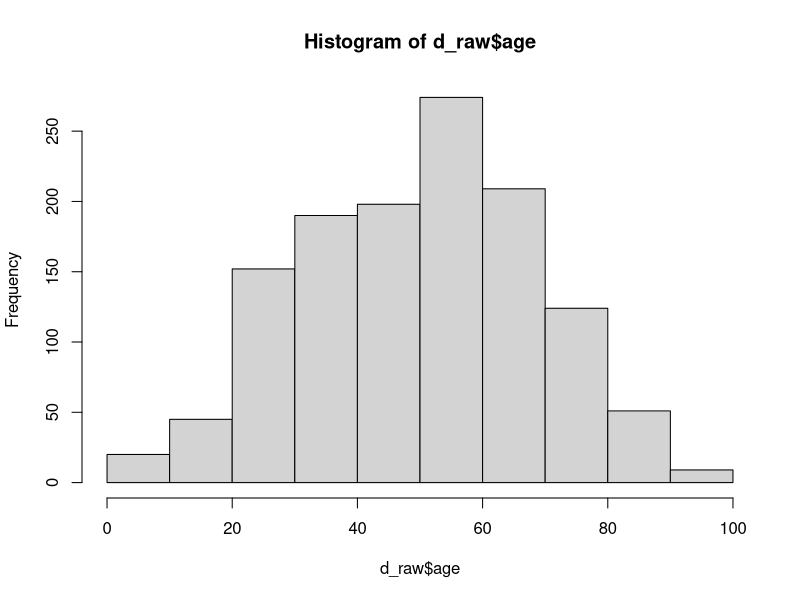
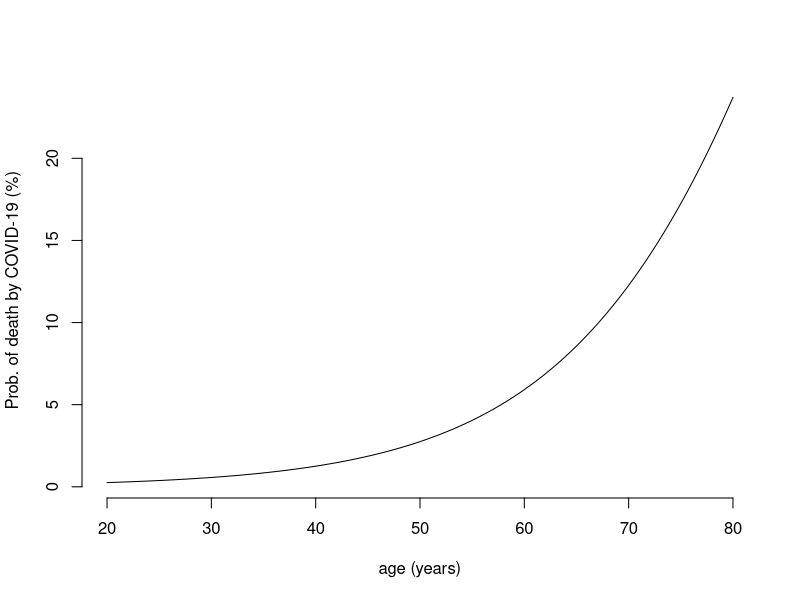
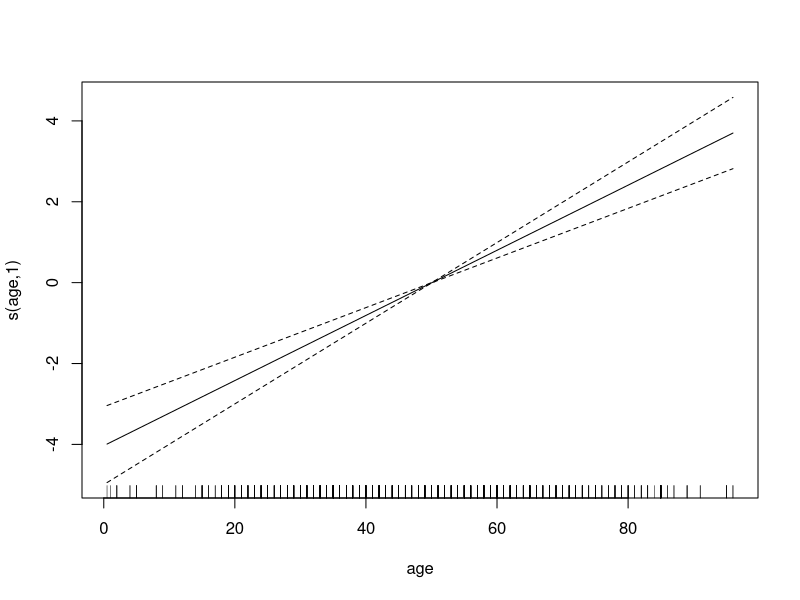
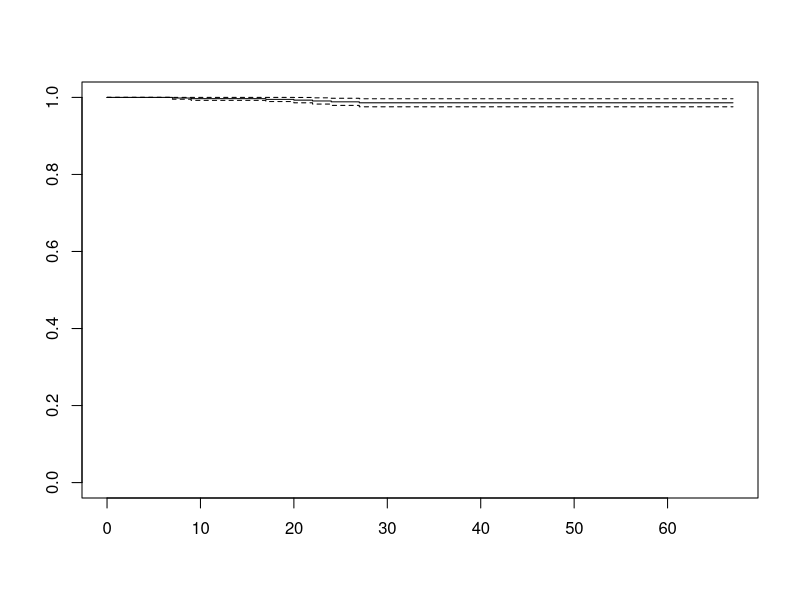
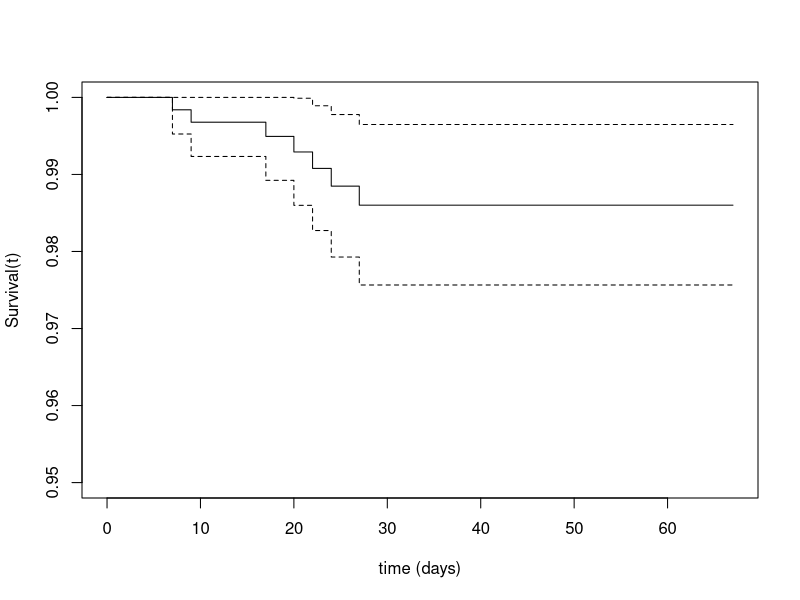
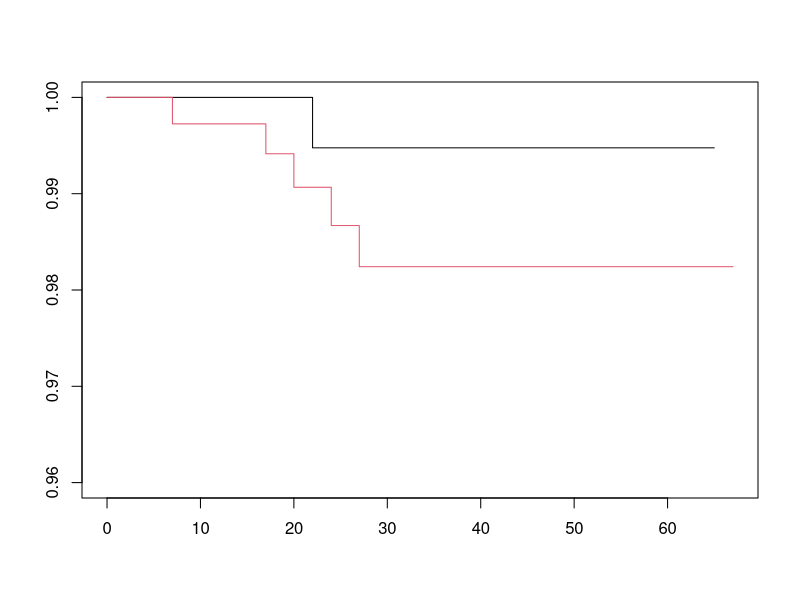
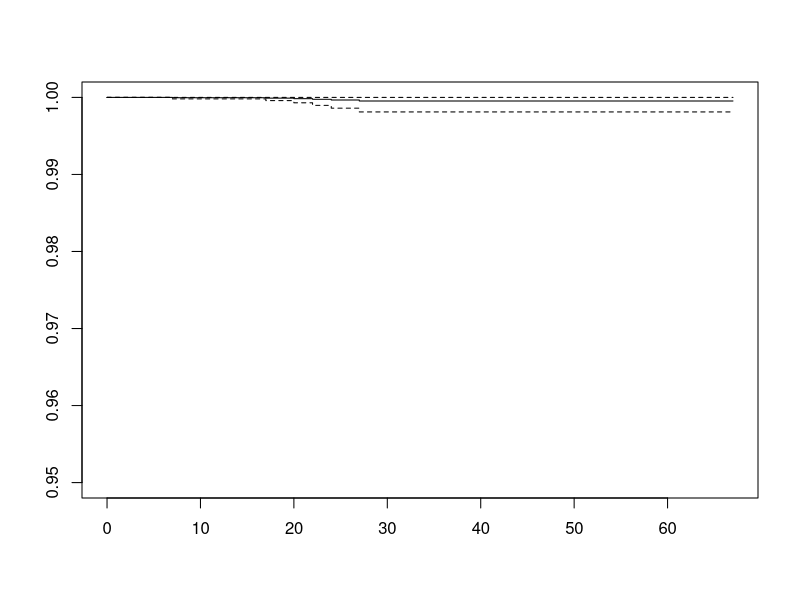
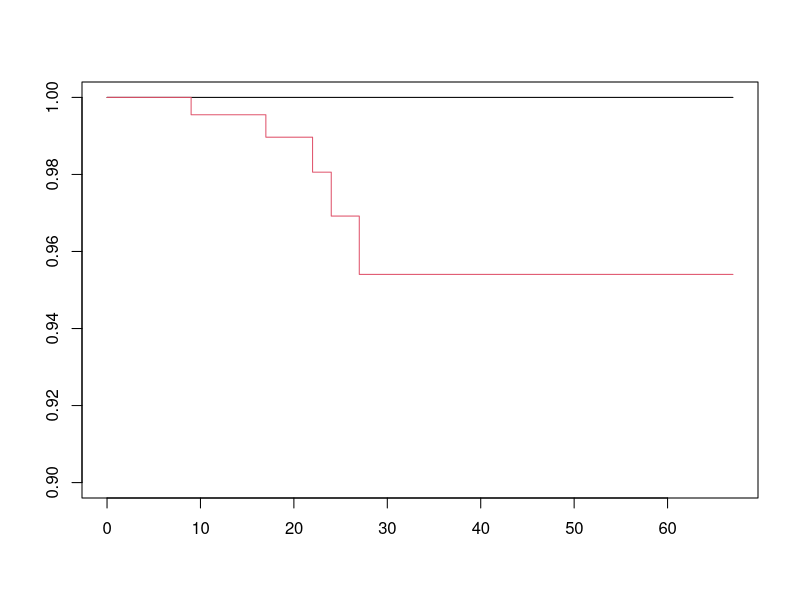

The R source for these figures, in order:
## ---- chunk 1
library(tidyverse)
library(broom)
## ---- chunk 2
d_realistic_first_shot <- read_csv("covid19.csv")
## ---- chunk 3
head(d_realistic_first_shot,5)
## ---- chunk 4
d_raw <- read_csv(
  file = "covid19.csv",
  col_types = cols(
    id = 'c',
    case_in = 'c',
    age = 'd',
    if_onset_approximated = 'l',
    international_traveler = 'l',
    domestic_traveler = 'l',
    traveler = 'l',
    `visiting Wuhan` = 'l',
    `from Wuhan` = 'l',
    .default = 'c'
  )
)
## ---- chunk 5
problems(d_raw)
## ---- chunk 6
str(d_raw)
## ---- chunk 7
d_raw <- d_raw[-2224,]
## ---- chunk 8
table(d_raw$death)
## ---- chunk 9
table(d_raw$gender, useNA = "always")
## ---- chunk 10
hist(d_raw$age)
abline(v = mean(d_raw$age),col ="red")
abline(v = median(d_raw$age),col ="blue")
summary(d_raw$age)
## ---- chunk 11
x <- NA_character_
y <- c("0", "1/1/2020", "1", NA_character_, "1")
is.na(y)
## ---- chunk 12
as_date <- function(x) as.Date(x, format = "%m/%d/%y")
d <-
  d_raw |>
  mutate(reporting_date = as_date(reporting_date),
         hosp_visit_date = as_date(hosp_visit_date),
         exposure_start = as_date(exposure_start),
         exposure_end = as_date(exposure_end),
         symptom_onset = as_date(symptom_onset),
         death_status = death != "0",
         death_date = as.Date(ifelse(!death %in% c("0", "1"), as.Date(death, format = "%m/%d/%y", origin = "1970-01-01"), NA), origin = "1970-01-01"),
         gender = factor(gender, levels = c("female", "male")))
## ---- chunk 13
summary(d)
## ---- chunk 14
with(d, table(death_status, gender))
with(d, round(100 * prop.table(table(death_status, gender), 2), 1))
## ---- chunk 15
d_death_sex <- d |> select(death_status, gender) |> na.omit()
summary(d_death_sex)
## ---- chunk 16
fit_death_sex <- glm(death_status ~ gender, data = d_death_sex, family = "binomial")
summary(fit_death_sex);
## ---- chunk 17
coef(fit_death_sex)
## ---- chunk 18
exp(coef(fit_death_sex)[2])
## ---- chunk 19
glm(death_status ~ gender, data = d_death_sex, family = "binomial") |>
  tidy(conf.int = TRUE) |>
  transmute(
    term,
    OR = exp(estimate),
    OR.L = exp(conf.low),
    OR.U = exp(conf.high),
    p.value) |>
  write_csv("model1.csv") |> 
  print()
## ---- chunk 20
glance(fit_death_sex) |>
  write_tsv("logistic_death_sex_glance.tsv") |>
  print()
## ---- chunk 21
tidy(fit_death_sex, conf.int = TRUE) |>
  filter(term != '(Intercept)') |>
  transmute(
    term = "male vs female",
    estimate, std.error, p.value,
    OR = exp(estimate),
    OR.L95 = exp(conf.low),
    OR.U95 = exp(conf.high)) |>
  write_tsv('logistic_death_sex_coefficients.tsv') |>
  print()
## ---- chunk 22
d_cat <-
  mutate(d,
    age_cat = factor(age > 70, levels = c(FALSE, TRUE),
                        labels = c("<=70", ">70")))

with(d_cat, table(death_status, age_cat))

glm(death_status ~ age_cat, data = d_cat, family = "binomial") |>
  tidy(conf.int = TRUE) |>
  mutate(OR = exp(estimate), OR.L95 = exp(conf.low), OR.U95 = exp(conf.high))
## ---- chunk 23
glm(death_status ~ age, data = d, family = "binomial") |>
  tidy(conf.int = TRUE) |>
  mutate(
    OR = exp(estimate),
    OR.L95 = exp(conf.low),
    OR.U95 = exp(conf.high)
  )
## ---- chunk 24
d_ageDec <- mutate(d, age_decades = age / 10)
glm(death_status ~ age_decades, data = d_ageDec, family = "binomial") |>
  tidy(conf.int = TRUE) |>
  mutate(
    OR = exp(estimate),
    OR.L = exp(conf.low),
    OR.H = exp(conf.high)
  )
## ---- chunk 25
get_odds_of_death <- function(age) exp(-7.56 + 0.07989 * age)
get_prob_of_death <- function(age) plogis(-7.56 + 0.07989 * age)
## ---- chunk 26
curve(100 * get_prob_of_death(x), from = 20, to = 80,
      xlab = "age (years)", ylab = "Prob. of death by COVID-19 (%)", frame = F)
## ---- chunk 27
d_age_sex <- d |> transmute(death_status, age_decades = age / 10, gender)
## ---- chunk 28
logistic_age_sex <-
  glm(death_status ~ age_decades + gender, data = d_age_sex, family = "binomial") |>
  tidy(conf.int = TRUE)
logistic_age_sex
## ---- chunk 29
d_males <- filter(d_age_sex, gender == "male")
glm(death_status ~ age_decades, data = d_males, family = "binomial") |>
  tidy(conf.int = TRUE) |>
  mutate(
    OR = exp(estimate),
    OR.L95 = exp(conf.low),
    OR.U95 = exp(conf.high)
  )
## ---- chunk 30
d_females <- filter(d_age_sex, gender == "female")
glm(death_status ~ age_decades, data = d_females, family = "binomial") |>
  tidy(conf.int = TRUE) |>
  mutate(
    OR = exp(estimate),
    OR.L95 = exp(conf.low),
    OR.U95 = exp(conf.high)
  )
## ---- chunk 31
glm(death_status ~ age_decades + gender + age_decades:gender,
    data = d_age_sex, family = "binomial") |>
  tidy(conf.int = TRUE) |>
  mutate(
    OR = exp(estimate),
    OR.L95 = exp(conf.low),
    OR.U95 = exp(conf.high)
  )
## ---- chunk 32
library(mgcv)
fit <- gam(death_status ~ s(age) + gender, data = d, family = "binomial")
## ---- chunk 33
summary(fit)
## ---- chunk 34
plot(fit)
## ---- chunk 35
#library(splines)
fit <- glm(death_status ~ age + I(age^2) + gender, data = d, family = "binomial")
summary(fit)
## ---- chunk 36
d2 <- mutate(d, age_70 = ifelse(age > 70, age - 70, 0))
## ---- chunk 37
fit <- glm(death_status ~ age + age_70, data = d2, family = "binomial")
summary(fit)
## ---- chunk 38
exp(coef(fit)[2])
## ---- chunk 39
exp(sum(coef(fit)[2:3]))
## ---- chunk 40
d3 <- mutate(d,
             age_l70 = ifelse(age <= 70, age, 70),
             age_g70 = ifelse(age > 70, age - 70, 0))
fit <- glm(death_status ~ age_l70 + age_g70, data = d3, family = "binomial")

summary(fit)
## ---- chunk 41
exp(confint(fit)[2:3,])
## ---- chunk 42
exp(logistic_age_sex$estimate)
## ---- chunk 43
as_date <- function(x) as.Date(x, format = "%m/%d/%y")
d_raw <- read_csv(
  file = "covid19.csv",
  col_types = cols(
    id = 'c',
    case_in = 'c',
    age = 'd',
    if_onset_approximated = 'l',
    international_traveler = 'l',
    domestic_traveler = 'l',
    traveler = 'l',
    `visiting Wuhan` = 'l',
    `from Wuhan` = 'l',
    .default = 'c'
  )
)
d <-
  d_raw |>
  mutate(reporting_date = as_date(reporting_date),
         hosp_visit_date = as_date(hosp_visit_date),
         exposure_start = as_date(exposure_start),
         exposure_end = as_date(exposure_end),
         symptom_onset = as_date(symptom_onset),
         death_status = death != "0",
         death_date = as.Date(ifelse(!death %in% c("0", "1"), as.Date(death, format = "%m/%d/%y", origin = "1970-01-01"), NA), origin = "1970-01-01"),
         gender = factor(gender, levels = c("female", "male")))
## ---- chunk 44
names(d)
## ---- chunk 45
d
## ---- chunk 46
library(survival)
END_OF_STUDY <- as.Date("2020-03-10", format = "%Y-%m-%d", origin = "1970-01-01")
## ---- chunk 47
d_surv <-
  d %>%
  filter(!is.na(symptom_onset), !is.na(death_status),
         !(is.na(death_date) & death_status)) %>%
  mutate(
    death_date = as.Date(ifelse(is.na(death_date), END_OF_STUDY, death_date), origin = "1970-01-01"),
    time = difftime(death_date, symptom_onset, units = "days")
  )
## ---- chunk 48
d_surv |>
  select(symptom_onset, death_date, time, death_status) |>
  head(10) |>
  print()
## ---- chunk 49
fit <- survfit(Surv(time, death_status) ~ 1, data = d_surv)
fit
plot(fit)
## ---- chunk 50
plot(fit, ylim = c(0.95, 1),
     xlab = "time (days)", ylab = "Survival(t)")
## ---- chunk 51
fit
## ---- chunk 52
fit <- survfit(Surv(time, death_status) ~ gender, data = d_surv)
fit
plot(fit, col = 1:2, ylim = c(0.96, 1))
## ---- chunk 53
survdiff(Surv(time, death_status) ~ gender, data = d_surv)
## ---- chunk 54
fit.cph <- coxph(Surv(time, death_status) ~ gender, data = d_surv)
summary(fit.cph)
## ---- chunk 55
d1 <- mutate(d_surv, age_dec = age / 10)
fit.cph <- coxph(Surv(time, death_status) ~ I(age/10), data = d1)
summary(fit.cph)
## ---- chunk 56
fit.cph <- coxph(Surv(time, death_status) ~ age_dec + gender, data = d1)
summary(fit.cph)
## ---- chunk 57
data_new <- data.frame(age_dec = 6.3, gender = "male")
pred <- survfit(fit.cph, new.data = data_new)
plot(pred, ylim = c(0.95, 1.0))
## ---- chunk 58
summary(pred, time = 30)
## ---- chunk 59
nrow(d_surv)
table(d_surv$country)
## ---- chunk 60
num_cases <- d_surv |> count(country) |> arrange(desc(n))
num_cases
## ---- chunk 61
top_countries <- filter(num_cases, n >= 50)
d_tc <- d_surv |> semi_join(top_countries, by = "country")
table(d_tc$country)
## ---- chunk 62
sfit <- survfit(Surv(time, death_status) ~ I(country == "Japan"), data = d_tc)
sfit
plot(sfit, ylim = c(0.90, 1), col = 1:2)
## ---- chunk 63
survdiff(Surv(time, death_status) ~ I(country == "Japan"), data = d_tc)
## ---- chunk 64
d_tc$japan <- (d_tc$country == "Japan") + 0
summary(coxph(Surv(time, death_status) ~ japan, data = d_tc))
## ---- chunk 65
survdiff(Surv(time, death_status) ~ gender + strata(I(country == "Japan")), data = d_tc)
## ---- chunk 66
summary(d_surv)
## ---- chunk 67
summary(coxph(Surv(time, death_status) ~ gender, data = d_surv))
## ---- chunk 68
summary(coxph(Surv(time, death_status) ~ country, data = d_surv))
## ---- chunk 69
summary(coxph(Surv(time, death_status) ~ I(age / 10), data = d_surv))
## ---- chunk 70
fit_age <- coxph(Surv(time, death_status) ~ pspline(age, df = 4), data = d_surv)
summary(fit_age)
## ---- chunk 71
termplot(fit_age, col.term = 1, col.se = 1)
## ---- chunk 72
e <-
  d_surv |>
  mutate(
    age_70p = ifelse(age <= 70, 0, age - 70)
  )
## ---- chunk 73
fit_age_segments <- coxph(Surv(time, death_status) ~ age_70p, data = e)
summary(fit_age_segments)
## ---- chunk 74
fit_age_binary <- coxph(Surv(time, death_status) ~ I(age > 70), data = e)
summary(fit_age_binary)
## ---- chunk 75
e$x <- factor(ifelse(e$age > 70, ">70", "<=70"), levels = c("<=70", ">70"))
plot(survfit(Surv(time, death_status) ~ I(age > 70), data = e),
     ylim = c(0.8, 1),
     col = 1:2)
## ---- chunk 76
e <-
  d_surv |>
  mutate(
    age_le70 = ifelse(age <= 70, age, 70),
    age_gt70 = ifelse(age <= 70, 0, age - 70)
  )
## ---- chunk 77
with(e, table(age == (age_le70 + age_gt70)))
## ---- chunk 78
fit_age_segments <- coxph(Surv(time, death_status) ~ age_le70 + age_gt70, data = e)
summary(fit_age_segments)
## ---- chunk 79
pl_age <- function(x) {
  cbind(
    age_le70 = ifelse(x <= 70, x, 70),
    age_gt70 = ifelse(x <= 70, 0, x - 70)
  )
}
pl_age(65:75)
## ---- chunk 80
(b <- coef(fit_age_segments))
## ---- chunk 81
linear_predictor <- function(age) {
  X <- pl_age(age)
  X %*% b
}
linear_predictor(65:75)
## ---- chunk 82
curve(linear_predictor(x), from = 20, to = 100,
      lwd = 2,
      xlab = "Age (years)",
      ylab = "linear predictor")
abline(v = 70, lty = 2, lwd = 2)
